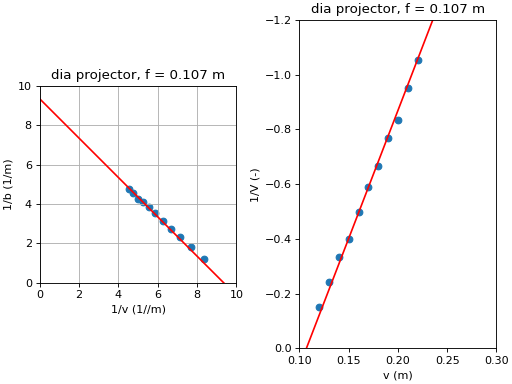

The script that saved this image:
# coding: utf-8
# diaprojector.py
# Phyton script voor het plotten van de meetresultaten van de diaprojector
# Fred van Goor, 25-11-2021
import matplotlib.pyplot as plt
import numpy as np

f=.107 #brandpuntsafstand van de lens [m]

data=np.loadtxt('meting.txt') #lees de meetresultaten 
v=data[0:,0] #voorwerpafstand [m]
b=data[0:,1] #beeldafstand [m]
V=-data[0:,2] #vergroting

#theorie formule afbeelding
vt=np.array([0.01, 100])
bt=vt*f/(vt - f) #theoretische beeldafstand
Vt=-bt/vt #theoretische vergroting

#Plot de metingen als rechte lijn
fig, ax = plt.subplots(nrows=1,ncols=2,constrained_layout=True)
ax[0].scatter(1/v, 1/b, marker='o') #plot meetresultaten (rechte lijn)
ax[0].plot(1/vt,1/bt,color='red') #plot theoretische waarden
ax[0].set(
        xlabel='1/v (1/m)', ylabel='1/b (1/m)',
        title='dia projector, f = '+ str(f) + ' m' ,
        xlim=(0,10), ylim=(0,10),
        )
ax[0].grid()
ax[0].set_aspect('equal')

ax[1].scatter(v,1/V) #plot vergroting (rechte lijn)
ax[1].plot(vt,1/Vt,color='red') #plot theoretische waarden
ax[1].set(
        xlabel='v (m)', ylabel='1/V (-)',
        title='dia projector, f = '+ str(f) + ' m' ,
        xlim=(0.1,0.3), ylim=(0,-1.2),
        )
fig.canvas.draw() #herteken de figuur
extent = ax[0].get_tightbbox(fig.canvas.renderer).transformed(fig.dpi_scale_trans.inverted())
fig.savefig('figure0.png', bbox_inches=extent) #output figuur 0
extent = ax[1].get_tightbbox(fig.canvas.renderer).transformed(fig.dpi_scale_trans.inverted())
fig.savefig('figure1.png', bbox_inches=extent) #output figuur 1
plt.show() #toon de figuur
